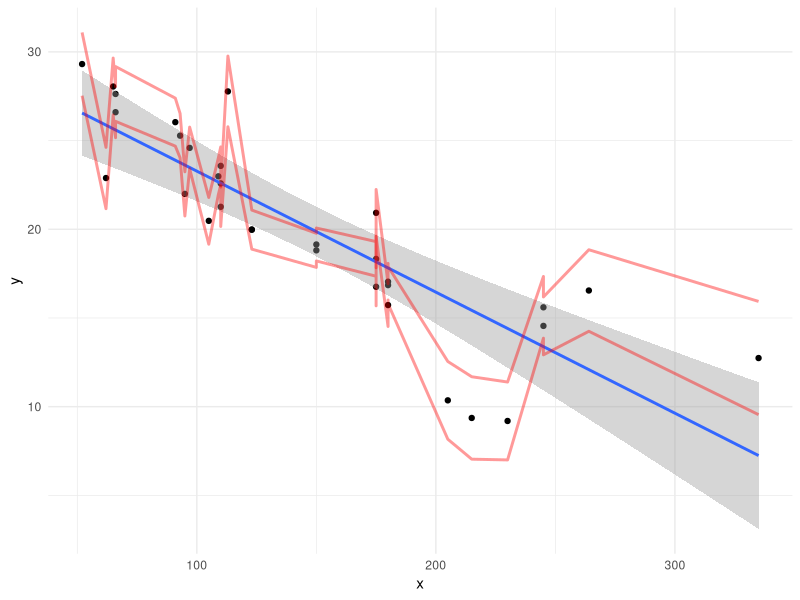

R code for this plot:
### Basic script for playing with linear models. Will form the basis of a more
### sophisticated code base.
library(tidyverse)


X <- model.matrix(~ hp+wt, data = mtcars) |> unname()
Y <- mtcars$mpg
n <- length(Y)
k <- ncol(X)
I <- diag(nrow = n, ncol = n)
J <- matrix(rep(1, times=n^2), ncol = n)

# create useful matrices from the data that we will use repeatedly
X_t <- t(X)
X_t_X_inv <- solve(X_t%*%X)
Y_t <- t(Y)

# parameter estimates, distances, residuals
B <- X_t_X_inv%*%X_t%*%Y
H <- X%*%X_t_X_inv%*%X_t
e <- (I - H)%*%Y

## ANOVA metrics: SSTO, SSE, SSR

# The unsexy way of computing SSE, SSTO, SSR
SSE <- (t(Y)%*%Y - t(B)%*%X_t%*%Y)
SSTO <- Y_t%*%(I - 1/n*J)%*%Y
SSR <- SSTO - SSE

# all to the error terms are quadratic forms Y'AY, where A is some constant
# matrix.

SSE <- Y_t%*%(I - H)%*%Y
SSTO <- Y_t%*%(I - 1/n*J)%*%Y
SSR <- Y_t%*%(H - 1/n*J)%*%Y

# F statistics calcs
MSE <- as.numeric(SSE/(n-k))
MSR <- as.numeric(SSR/(k-1))

F_stat <- MSR/MSE
p_F <- pf(F_stat, k-1, n-k, lower.tail = FALSE)

# Distances with the Hat matrix


# Get a covariance matrix for the Betas
B_varcov <- MSE*X_t_X_inv

# get the standard errors for the estimates
SE_estimates <- sqrt(diag(B_varcov))

# Add in a homegrown VIF object

# Create R sqr and adjusted R sqr info
R_sqr <- SSR/SSTO
R_adj <- 1 - (n-1)/(n-k)*(SSE/SSTO)
AIC <- n*log(SSE) - n*log(n) + 2*k
BIC <- n*log(SSE) - n*log(n) + k*log(n)

# Conduct hypothesis tests on the slope parameters
t_values <- B/SE_estimates
p_values <- 2*pt(abs(t_values), df=n-k, lower.tail = FALSE)

df_param_est <- data.frame(
  estimate = as.vector(B),
  stderr = SE_estimates,
  t = t_values,
  p = p_values
)

model.fit <- list(
  B = B,
  MSE = MSE,
  B_varcov = MSE*X_t_X_inv
)

preds <- function(X, model, type="confidence") {
  
  if (type =="prediction") {
    se <-  MSE + diag(X%*%model$B_varcov%*%t(X))
  } else if (type =="confidence") {
    se <-diag(X%*%model$B_varcov%*%t(X))
  } else {
    se <- NULL
  }
  
  list(
    fitted.values = X%*%model$B,
    se = se
  )
}

mod.preds <- preds(X, model.fit, type = "confidence")

# check the math against the lm() function and its summary output.
mod.fit <- lm(mpg~hp+wt, data=mtcars)
mod.sum <- summary(mod.fit)

# create a plot using geom_smooth to verify that the confidence intervals around
# mean predictions are good.
tibble(
  x = X[,2],
  y = mod.preds$fitted.values,
  se.lower = mod.preds$fitted.values - 1.96*sqrt(mod.preds$se),
  se.upper = mod.preds$fitted.values + 1.96*sqrt(mod.preds$se)
) |> ggplot(aes(x,y)) + geom_point() + 
  geom_smooth(data=mtcars, aes(x=hp, y=mpg), method = "lm") +
  geom_line(aes(y=se.lower), linewidth=1, alpha=0.4, colour="red") +
  geom_line(aes(y=se.upper), linewidth=1, alpha=0.4, colour="red") + 
  theme_minimal()

            